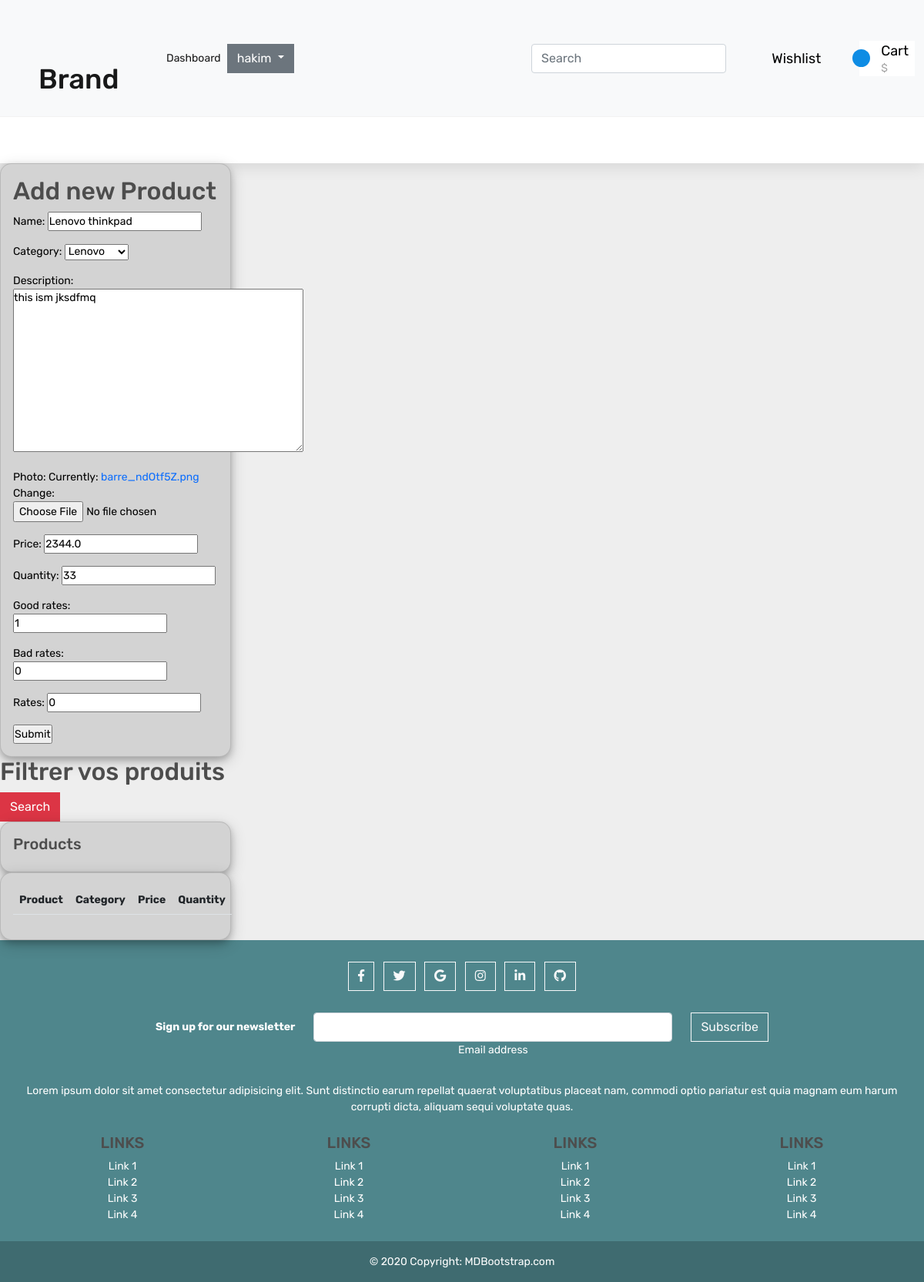
Page /update_product/2/ (signed in) on the earlier database version.
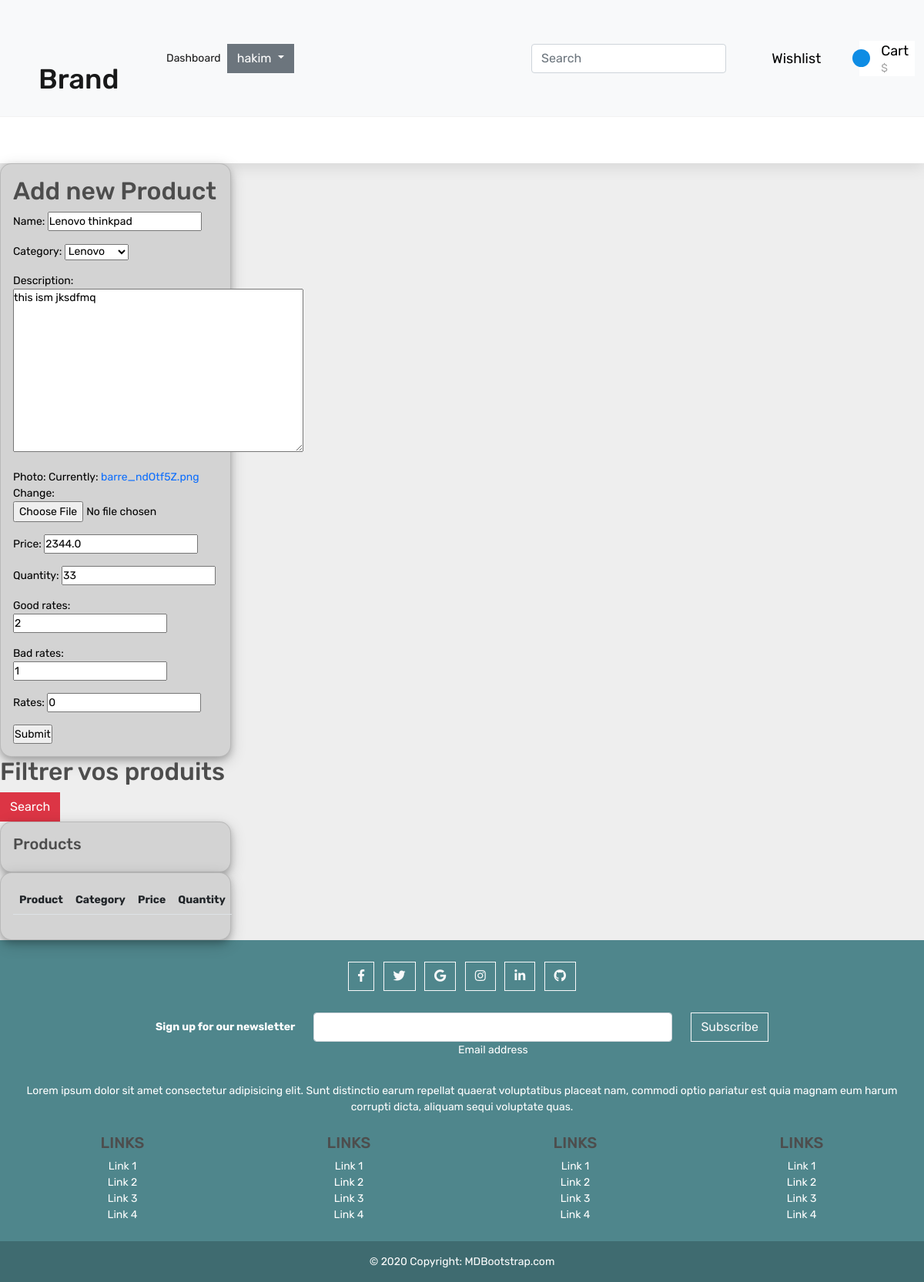
Same page on the later database version.
### e_commerce/models.py (models this page shows, shortened)
class Product(models.Model):
    name = models.CharField(max_length=100)
    category = models.ForeignKey(
        Category, related_name='categories', on_delete=models.CASCADE)
    description = models.TextField()
    photo = models.ImageField()
    price = models.FloatField(default=0)
    quantity = models.PositiveIntegerField(null=True)
    good_rates = models.PositiveIntegerField(default=0)
    bad_rates = models.PositiveIntegerField(default=0)
    rates = models.PositiveIntegerField(default=0)

### api/views.py (the view)
# urls.py: path('update_product/<str:pk>/', views.updateProduct, name="update_product"),
def updateProduct(request, pk):
	product = Product.objects.get(id=pk)
	form = CreateProductForm(instance=product)
	if request.method == 'POST':
		form = CreateProductForm(request.POST, instance=product)
		if form.is_valid():
			form.save()
			return redirect('/prod')
	context = {'form': form}
	return render(request, 'dashboardSeller/products.html', context)

### api/forms.py
class CreateProductForm(ModelForm):
    class Meta:
        model = Product
        fields = '__all__'

### e_commerce/models.py (called while the page is built)
    def __str__(self):
        return self.category

### templates/dashboardSeller/products.html (shortened to what this page needs)
{% extends 'dashboardSeller/dashboard.html' %}
{% block content %}
<div class="row">
    <div class="col-md-6">
        <div class="card card-body">
            <h2>Add new Product</h2>
            <form action="" method="POST">
                {{form.as_p}}
                <input type="submit" name="Submit">
            </form>
        </div>
    </div>
</div>
<div>
    <form method="GET">
        <h2>Filtrer vos produits </h2>
        <button type="Submit" class="btn btn-danger">Search</button>
    </form>
</div>
<div class="row">
    <div class="col-md">
        <div class="card card-body">
            <h5>Products</h5>
        </div>
        <div class="card card-body">
            <table class="table">
                <tr>
                    <th>Product</th>
                    <th>Category</th>
                    <th>Price</th>
                    <th>Quantity</th>
                </tr>
            </table>
        </div>
    </div>
</div>
{% endblock %}

Differences in the rows shown:
changed Product "Lenovo thinkpad": good_rates "1" → "2"; bad_rates "0" → "1"
